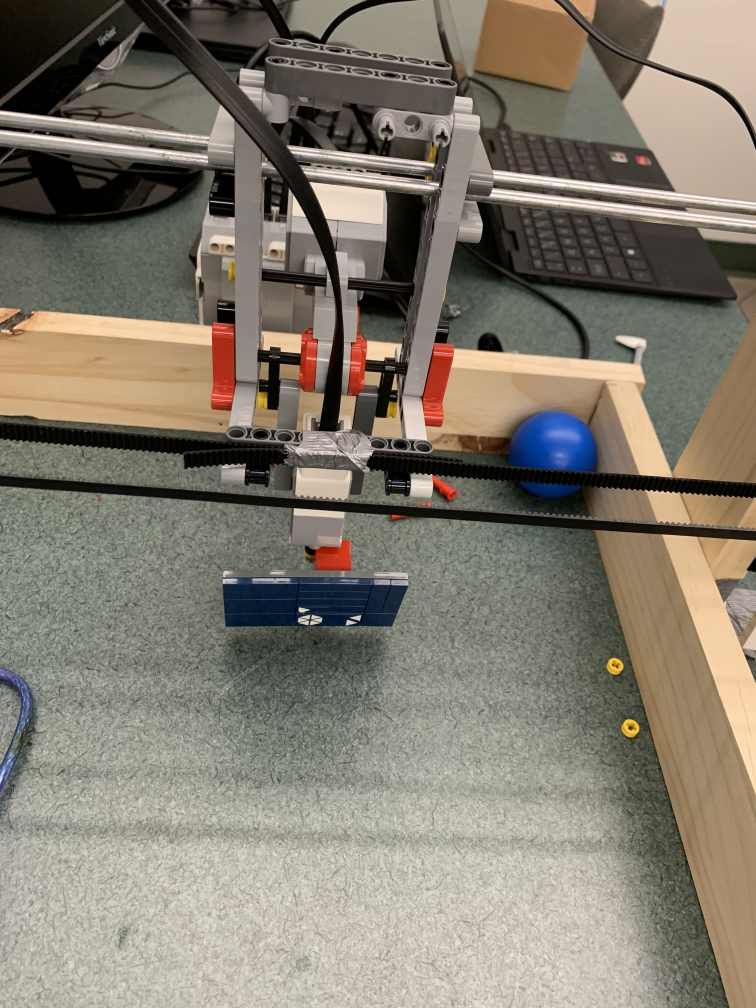
#> input picture img/carriage_on_bars.jpg, 3024 x 4032 px, given in place of the camera (shown at 1/4 size)
$ python detect.py
#> lines starting #> are read from the running program, lines starting #| are printed output that depends on the picture; after the words box and inside, x2 and y2 are one past the last pixel; in counts of white or black regions, pixels touching at a corner belong together
"""Module for basic shape detectors."""

import cv2 as cv
import numpy as np

from src.vision.camera.transforms import BALL_RADIUS_PX

#####HSV Colour Ranges#################
# Blue Player Range
BLUE_LOW_MASK = (80,100,110)
BLUE_HIGH_MASK = (120, 255, 255)

# White Player Range (update this range or change the color)
WHITE_LOW_MASK = (0, 0, 227)
WHITE_HIGH_MASK = (100, 255, 255)

# Red Ball Range (most important one!)
RED_LOW_MASK = (155, 145, 0)
RED_HIGH_MASK = (179, 255, 255)
########################################

def detect_circles(hsv: np.array) -> list | None:
    """uses hsv color space masking and basic image processing to find
    circles in the image

    Args:
        hsv (np.array): blurred image in hsv-color space for color detection

    Returns:
        None: no ball detected
        list: list of [x, y, radius] coord of any detected circles
    """
    # mask based on red color and then use morph operations to clean mask
    kernel = cv.getStructuringElement(cv.MORPH_ELLIPSE,(7,5))
    mask = cv.inRange(hsv, RED_LOW_MASK, RED_HIGH_MASK)
    mask = cv.morphologyEx(mask, cv.MORPH_OPEN, kernel, iterations=3)

    circles = cv.HoughCircles(
                                mask,
                                cv.HOUGH_GRADIENT,
                                1.5,
                                300,
                                param1=100,
                                param2=20,
                                minRadius=10,
                                maxRadius=50
                            )
    if circles is not None:
        circles = np.squeeze(circles)
        if circles.ndim == 1:
            circles = [list(circles)]

    return circles

def find_optimal_circle(circles: np.array, prev_pos: np.array = None, img_scale: int = 2) -> list:
    """finds the closest matched circle in case multiple are detected

    Args:
        circles (np.array): array of all detected circles
        prev_pos (np.array): [x, y] coord of previous ball detection

    Returns:
        list: [x, y, r] coords of best matched circle
    """
    min_dist = np.inf
    for circ in circles: # circ = [x, y, rad]
        if prev_pos is None:
            # no detection to match so far, pick one with closest radius
            diff = abs(circ[2] - BALL_RADIUS_PX / img_scale)
            if diff < min_dist:
                min_dist = diff
                best = circ
        else:
            # we have previous detections, find best match according to
            # distance from previous point (since likely very close still)
            dist = np.sum(np.square(circ[:2] - prev_pos))
            if dist < min_dist:
                min_dist = dist
                best = circ

    return list(best)

def detect_rectangles(hsv: np.array) -> list | None:
    """uses hsv color space masking and basic image processing to find
    rectangles in the image

    Args:
        hsv (np.array): image in hsv-space for color detection

    Returns:
        list:   list of [x, y, w, h] coords of any squares detected. (x,y) is top
                left corner
    """
    rectangles = []

    kernel = cv.getStructuringElement(cv.MORPH_RECT,(5, 5))
    mask = cv.inRange(hsv, BLUE_LOW_MASK, BLUE_HIGH_MASK)
    mask = cv.morphologyEx(mask, cv.MORPH_OPEN, kernel, iterations=2)
    mask = cv.dilate(mask, kernel, iterations=1) # final dilate to connect blocks

    contours, _ = cv.findContours(mask, cv.RETR_EXTERNAL, cv.CHAIN_APPROX_SIMPLE)
    for cnt in contours:
        rectangles.append(cv.boundingRect(cnt)) # x,y,w,h

    return rectangles


if __name__ == "__main__":
    ######################### testing ##########################
    import os
    img_w, img_h = 1280, 720
    cam_index = 2
    if os.name == "nt":
        # for windows to be able to open the camera in a reasonable amount of time
        vc = cv.VideoCapture(cam_index, cv.CAP_DSHOW)
    else:
        vc = cv.VideoCapture(cam_index)
    vc.set(cv.CAP_PROP_FRAME_WIDTH, img_w)
    vc.set(cv.CAP_PROP_FRAME_HEIGHT, img_h)

    flag = False
    if vc.isOpened(): # try to get the first frame
        flag, _ = vc.read()

    if flag:
        window_name = "Testing"
        cv.namedWindow(window_name, cv.WINDOW_NORMAL)
        scale_factor = 2

        while True:
            # read in next frame
            rval, frame = vc.read()
#> frame is the input picture: shape (4032, 3024, 3); mean B, G, R 111.3, 124.2, 131
            if not rval:
                break

            resized_res = (img_w // scale_factor, img_h // scale_factor)
            resized_frame = cv.resize(frame, resized_res, interpolation=cv.INTER_AREA)
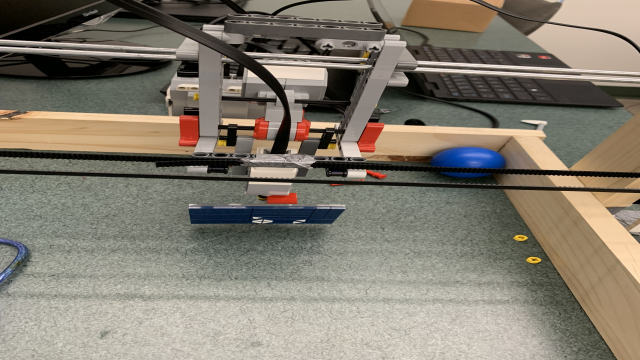
#> resized_frame: shape (360, 640, 3); mean B, G, R 111.3, 124.2, 131
            blurred = cv.edgePreservingFilter(resized_frame, cv.RECURS_FILTER, 40, 0.4)
            hsv = cv.cvtColor(blurred, cv.COLOR_BGR2HSV)
#> hsv: shape (360, 640, 3); mean H, S, V 28, 52.5, 133.5

            circles = detect_circles(hsv)
#> in detect_circles, `mask = cv.inRange(hsv, RED_LOW_MASK, RED_HIGH_MASK)`:
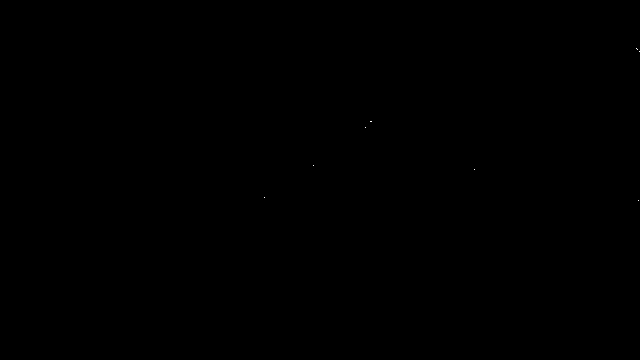
#> mask: shape (360, 640); 0% white in thin lines or dots, all inside (x1, y1, x2, y2) = (264, 48, 640, 201)
#> in detect_circles, `mask = cv.morphologyEx(mask, cv.MORPH_OPEN, kernel, iterations=3)`: mask: shape (360, 640); every value is 0
#> in detect_circles, `circles = cv.HoughCircles( mask, cv.HOUGH_GRADIENT, 1.5, 300, param1=1..`: circles = None
            rectangles = detect_rectangles(hsv)
#> in detect_rectangles, `mask = cv.inRange(hsv, BLUE_LOW_MASK, BLUE_HIGH_MASK)`:
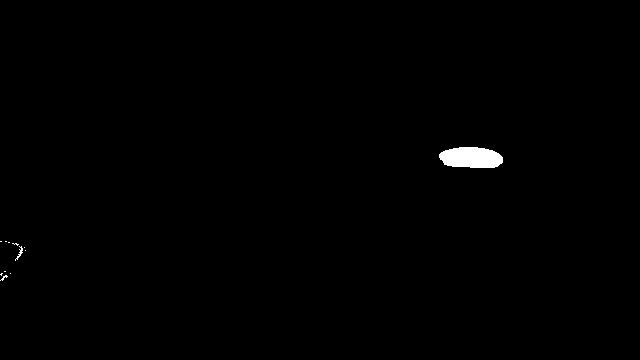
#> mask: shape (360, 640); 0.51% white; 12 white regions (10 under 20 px), largest, box (x1, y1, x2, y2) and area: (439, 147, 503, 168) 1100, (15, 246, 23, 261) 35
#> in detect_rectangles, `mask = cv.morphologyEx(mask, cv.MORPH_OPEN, kernel, iterations=2)`: mask: shape (360, 640); 0.46% white; 1 white region, box (x1, y1, x2, y2) and area: (442, 147, 501, 168) 1067
#> in detect_rectangles, `mask = cv.dilate(mask, kernel, iterations=1)`:
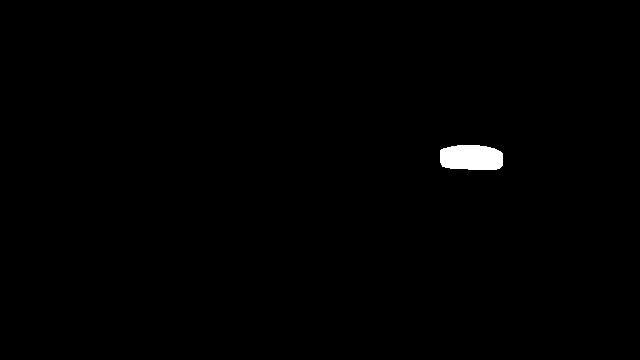
#> mask: shape (360, 640); 0.61% white; 1 white region
#> in detect_rectangles, `contours, _ = cv.findContours(mask, cv.RETR_EXTERNAL, cv.CHAIN_APPROX_..`: contours = 1 contour; box (x1, y1, x2, y2) and area: (440, 145, 503, 170) 1327
#> the loop in detect_rectangles, `for cnt in contours:` made 1 pass
#> after the loop in detect_rectangles, `for cnt in contours:`: rectangles = [(440, 145, 63, 25)]
#> rectangles = [(440, 145, 63, 25)]
            print(f"circles: {circles}")
#| circles: None
            print(f"rectangles: {rectangles}")
#| rectangles: [(440, 145, 63, 25)]

            if circles is not None:
                for circ in circles:
                    x, y, r = circ
                    cv.circle(resized_frame, (int(x), int(y)), int(r), (255, 0, 0), 2)

            if rectangles is not None:
                for rect in rectangles:
                    x, y, w, h = rect
                    cv.rectangle(resized_frame, (int(x), int(y)), (int(x + w), int(y + h)), (0, 255, 0), 2)
#> this loop made 1 pass
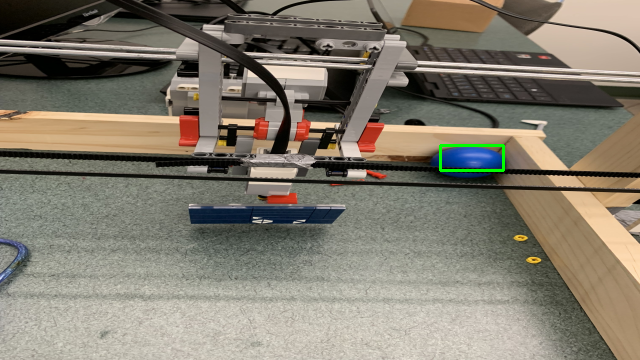
#> resized_frame: shape (360, 640, 3); 0.23% of pixels changed, all inside (x1, y1, x2, y2) = (439, 144, 505, 172)

            # shows the original image with the detected objects drawn
            cv.imshow(window_name, resized_frame)
            cv.resizeWindow(window_name, img_w, img_h)

            # check if q key is pressed
            key = cv.waitKey(10)
#> (key q is pressed here)
            if key == ord('q'):
                break

    vc.release()
    cv.destroyAllWindows()

$ run again, on img/overhead.jpg
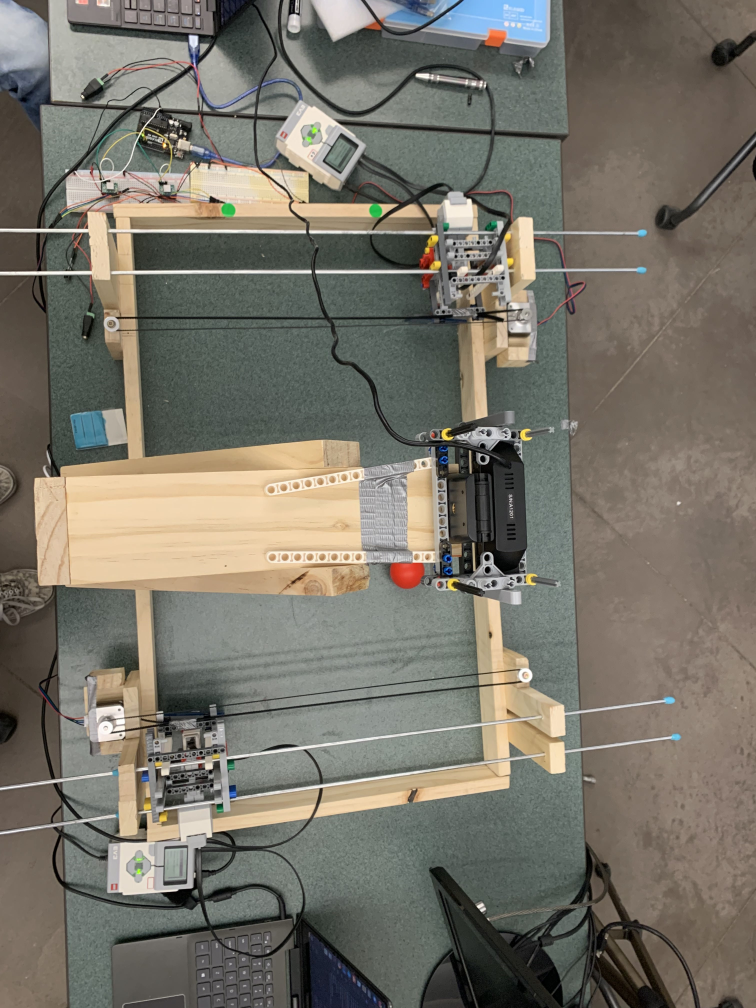
#> input picture img/overhead.jpg, 3024 x 4032 px, given in place of the camera (shown at 1/4 size)
#> frame is the input picture: shape (4032, 3024, 3); mean B, G, R 105.1, 115.9, 119.9
#> hsv: shape (360, 640, 3); mean H, S, V 40.5, 40.7, 124.1
#> circles = None
#> in detect_rectangles, `mask = cv.dilate(mask, kernel, iterations=1)`:
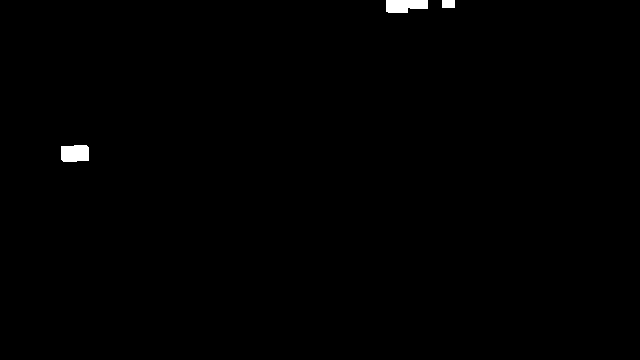
#> mask: shape (360, 640); 0.44% white; 3 white regions
#> contours = 3 contours; box (x1, y1, x2, y2) and area: (386, 0, 428, 13) 408, (61, 145, 89, 162) 404, (442, 0, 455, 8) 84
#> the loop in detect_rectangles, `for cnt in contours:` made 3 passes
#> cnt on pass 2: [[442, 0], [442, 7], [454, 7], [454, 0]]
#> after the loop in detect_rectangles, `for cnt in contours:`: rectangles = [(61, 145, 28, 17), (442, 0, 13, 8), (386, 0, 42, 13)]
#| circles: None
#| rectangles: [(61, 145, 28, 17), (442, 0, 13, 8), (386, 0, 42, 13)]
#> the loop `for rect in rectangles:` made 3 passes
#> after the loop `for rect in rectangles:`:
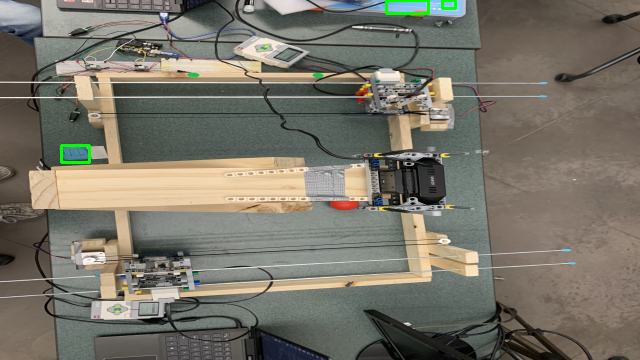
#> resized_frame: shape (360, 640, 3); mean B, G, R 104.7, 116.2, 119.5
